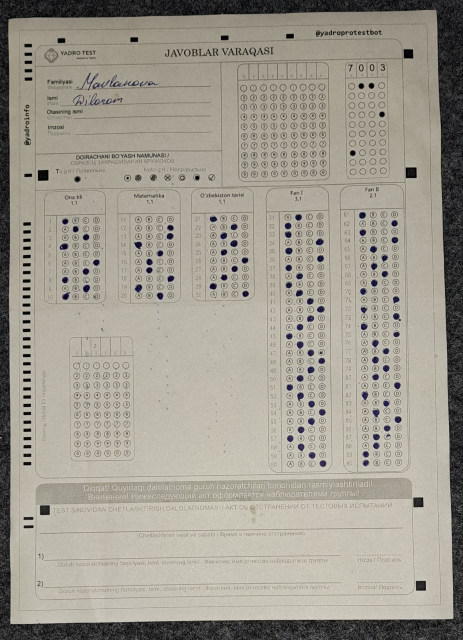
#> input picture 3.jpg, 926 x 1280 px (shown at 1/2 size)
$ python find_corners_wrap_perspective.py
#> lines starting #> are read from the running program, lines starting #| are printed output that depends on the picture; after the words box and inside, x2 and y2 are one past the last pixel; in counts of white or black regions, pixels touching at a corner belong together
import cv2
import numpy as np
from matplotlib import pyplot as plt
import matplotlib.image as mpimg
from google.colab.patches import cv2_imshow
import imutils


img = cv2.imread("3.jpg")
#> img is the input picture: shape (1280, 926, 3); mean B, G, R 143.9, 154.8, 159.5
# Resize img width=Number, height=auto
img = imutils.resize(img, width=720)
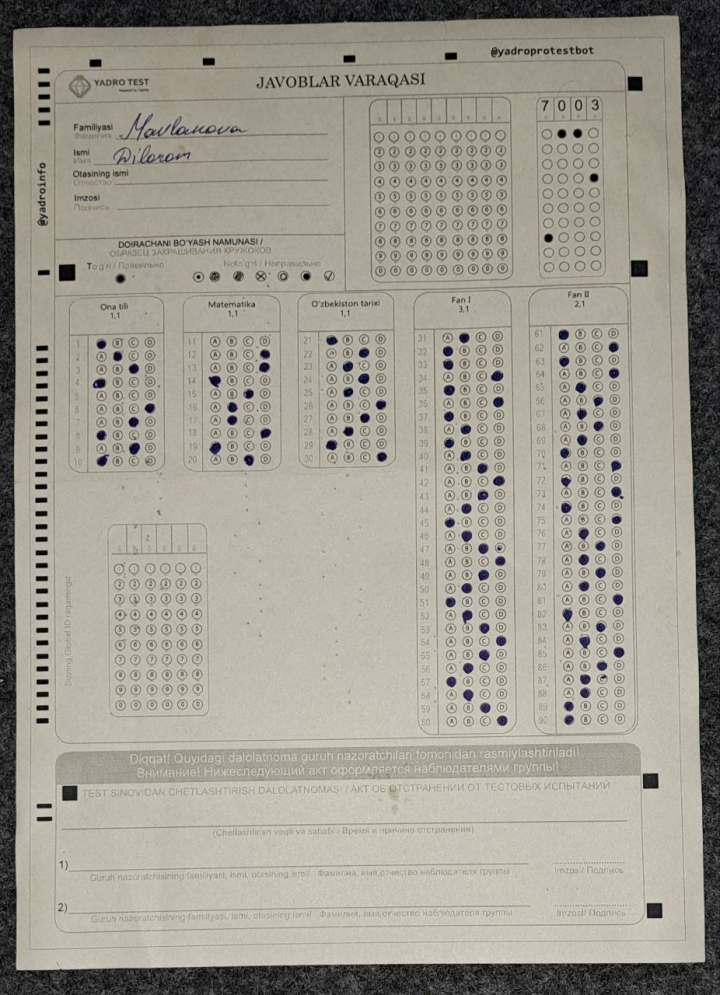
#> img: shape (995, 720, 3); mean B, G, R 143.9, 154.8, 159.5
original = img.copy()

gray = cv2.cvtColor(img, cv2.COLOR_BGR2GRAY)
thresh = cv2.threshold(gray, 0, 255, cv2.THRESH_BINARY + cv2.THRESH_OTSU)[1]
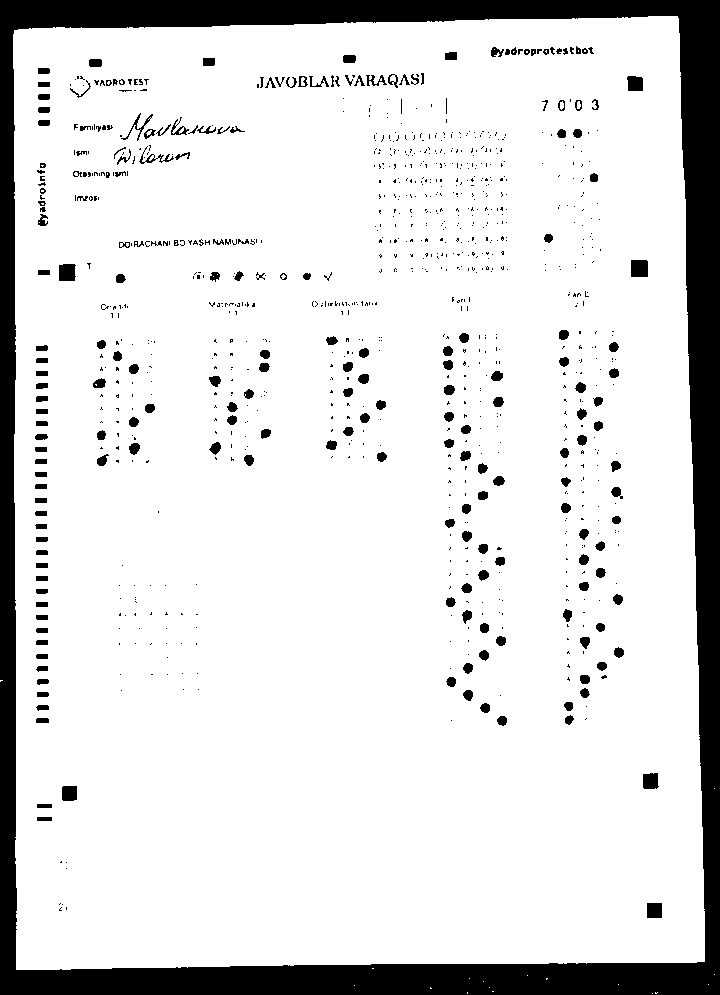
#> thresh: shape (995, 720); 86.8% white; 987 black regions (774 under 20 px)

ROI_number = 0
cnts = cv2.findContours(thresh, cv2.RETR_EXTERNAL, cv2.CHAIN_APPROX_SIMPLE)
#> cnts = 18 contours, 17 with area under 20; largest, box (x1, y1, x2, y2) and area: (13, 16, 705, 970) 637166
cnts = cnts[0] if len(cnts) == 2 else cnts[1]

def getBiggestArea(cnts):
  maxArea = 0
  biggest = []
  for i in cnts :
      area = cv2.contourArea(i)
      if area > 1000 :
          peri = cv2.arcLength(i, True)
          edges = cv2.approxPolyDP(i, 0.1*peri, True)
          if area > maxArea and len(edges) == 4 :
              biggest = edges
              maxArea = area
#> this loop made 18 passes
#> (area, peri, biggest, maxArea) on pass 18: (637165.5, 3305, [[677, 16], [14, 30], [16, 969], [704, 961]], 637165.5)
#> after the loop, maxArea = 637165.5
  return biggest
biggest = getBiggestArea(cnts)
#> biggest = [[677, 16], [14, 30], [16, 969], [704, 961]]
if len(biggest) != 0 :
    CornerFrame = cv2.drawContours(img, biggest, -1, (0, 255, 0), 25)
    cv2_imshow(CornerFrame)

def fillWithColor(cnts, img):
  for cnt in cnts:
      approx = cv2.approxPolyDP(cnt,0.01*cv2.arcLength(cnt,True),True)
      print(len(approx))
      if len(approx)==5:
          print("Blue = pentagon")
          cv2.drawContours(img,[cnt],0,255,-1)
      # elif len(approx)==3:
      #     print("Green = triangle")
      #     cv2.drawContours(img,[cnt],0,(0,255,0),-1)
      elif len(approx)==4:
          print("Red = square")
          cv2.drawContours(img,[cnt],0,(0,0,255),-1)
#> this loop made 18 passes
#> approx on passes 1, 3, 4, 5, 6, 7, 8, 9, 10, 12, 13, 14: [[652, 993]], [[467, 992], [467, 993]], [[492, 991], [493, 991]], [[489, 987]], [[430, 987], [430, 988], [431, 988]], [[354, 985]], [[708, 984]], [[618, 984]], [[483, 981]], [[469, 978]], [[527, 975]], [[714, 974]]
#> (cnt, approx) on passes 11, 17: ([[546, 978], [546, 979], [547, 978]], [[547, 978], [546, 978], [546, 979]]), ([[0, 680], [0, 681], [1, 680], [2, 680]], [[0, 681], [1, 680], [2, 680], [0, 680]])
#| 1
#| 5
#| Blue = pentagon
#| 2
#| 2
#| 1
#| 3
#| 1
#| 1
#> (further printed lines are left out)
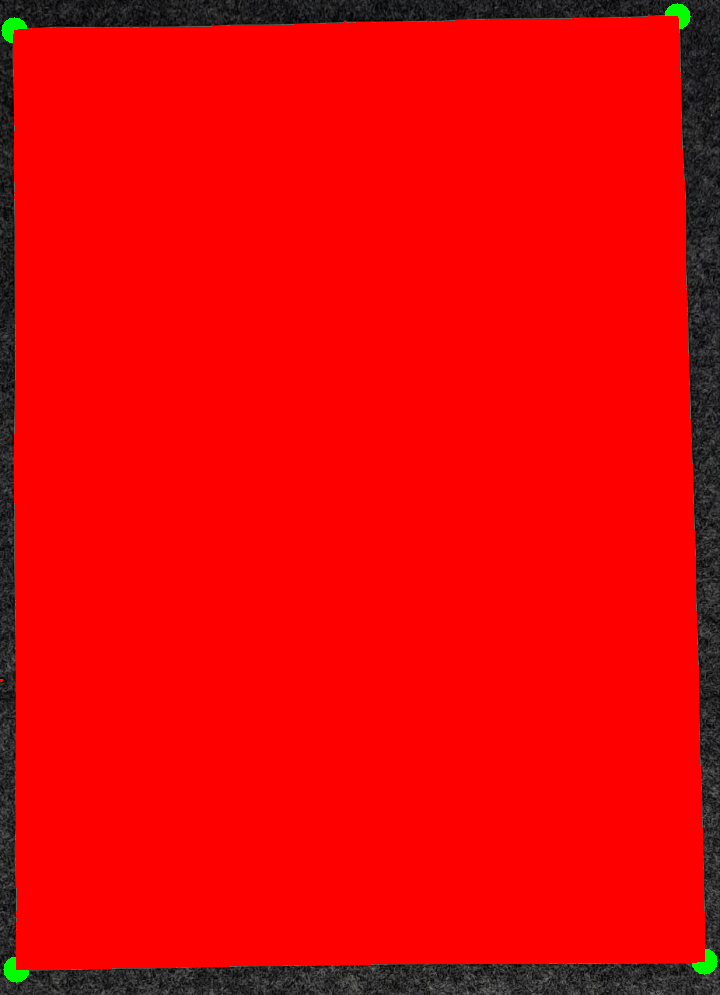
#> img: shape (995, 720, 3); mean B, G, R 4.2, 4.7, 231.6
      # [9 lines of commented-out code are left out]
fillWithColor(cnts, img)
cv2_imshow(img)
cv2_imshow(thresh)

def wrapDocument(biggest, original):
  points = biggest.reshape(4, 2)
#> points = [[677, 16], [14, 30], [16, 969], [704, 961]]
  input_points = np.zeros((4, 2), dtype="float32")

  points_sum = points.sum(axis = 1)
#> points_sum = [693, 44, 985, 1665]
  input_points[0] = points[np.argmin(points_sum)]
  input_points[3] = points[np.argmax(points_sum)]

  points_diff = np.diff(points, axis=1)
#> points_diff = [-661, 16, 953, 257]
  input_points[1] = points[np.argmin(points_diff)]
  input_points[2] = points[np.argmax(points_diff)]

  (top_left, top_right, bottom_right, bottom_left) = input_points
  bottom_width = np.sqrt(((bottom_right[0] - bottom_left[0]) ** 2) + ((bottom_right[1] - bottom_left[1]) ** 2))
  top_width = np.sqrt(((top_right[0] - top_left[0]) ** 2) + ((top_right[1] - top_left[1]) ** 2))
  right_height = np.sqrt(((top_right[0] - bottom_right[0]) ** 2) + ((top_right[1] - bottom_right[1]) ** 2))
  left_height = np.sqrt(((top_left[0] - bottom_left[0]) ** 2) + ((top_left[1] - bottom_left[1]) ** 2))

  #Output image size
  max_width = max(int(bottom_width), int(top_width))
  # max_height = max(int(right_height), int(left_height))
  max_height = int(max_width * 1.414) # for A4

  #Desired points values in the output image
  converted_points = np.float32([[0,0], [max_width, 0], [0, max_height], [max_width, max_height]])

  # Perspective transformation
  matrix = cv2.getPerspectiveTransform(input_points, converted_points)
#> matrix = [[1.05, -0.00223, -14.58], [0.0227, 1.08, -32.58], [1.1e-05, 3.99e-05, 1]]
  return cv2.warpPerspective(original, matrix, (max_width, max_height))
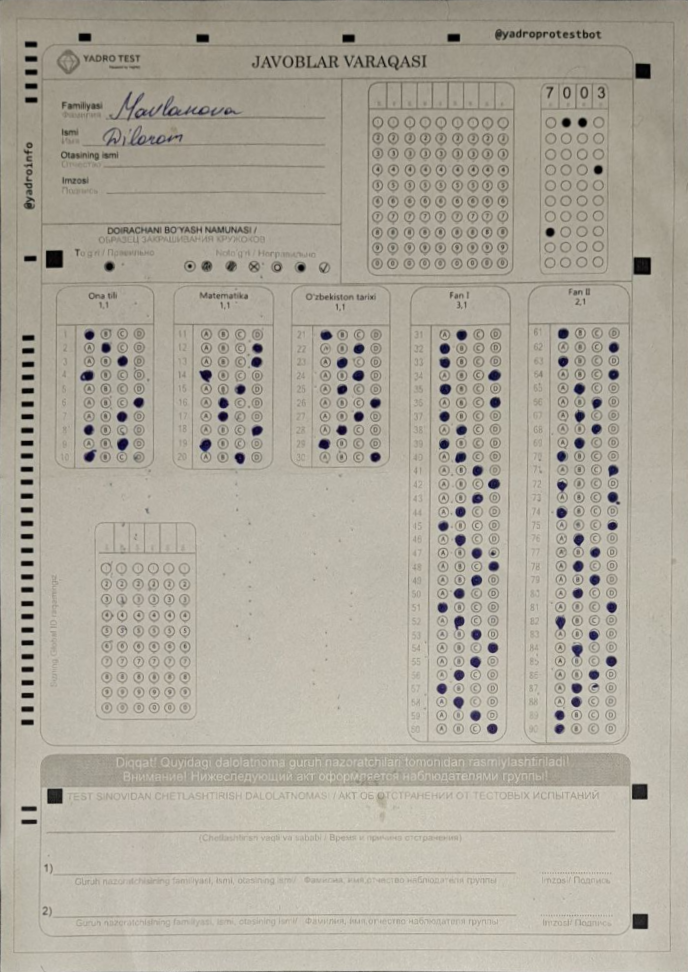
#> returned value: shape (972, 688, 3); mean of channels 0, 1, 2 156.1, 168.3, 173.6; drawn as B, G, R
img_wrapped = wrapDocument(biggest, original)
cv2_imshow(img_wrapped)

$ run again, with 4.jpg copied over 3.jpg
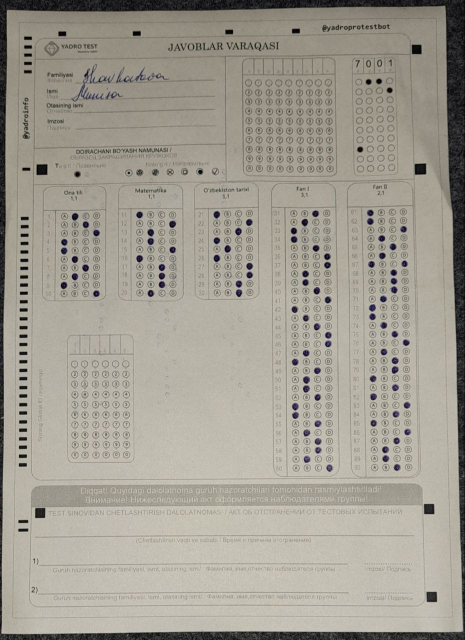
#> input picture 4.jpg, 929 x 1280 px (shown at 1/2 size)
#> img is the input picture: shape (1280, 929, 3); mean B, G, R 146, 157, 161.5
#> `thresh = cv2.threshold(gray, 0, 255, cv2.THRESH_BINARY + cv2.THRESH_OT..`:
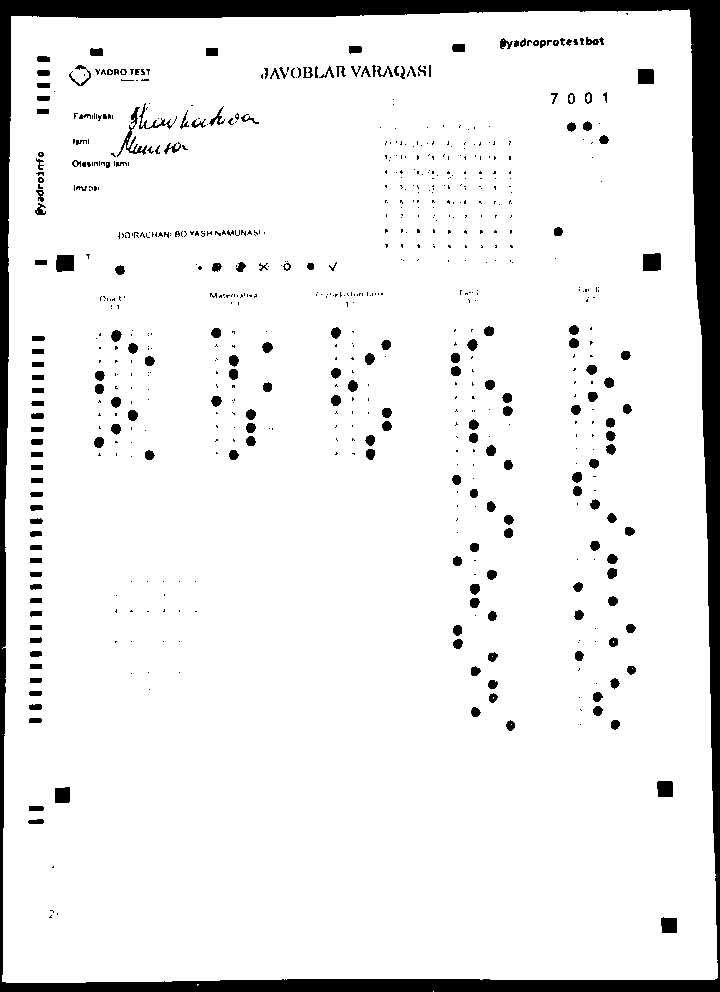
#> thresh: shape (992, 720); 92% white; 697 black regions (483 under 20 px)
#> cnts = 3 contours, 2 with area under 20; largest, box (x1, y1, x2, y2) and area: (2, 9, 718, 983) 672014
#> the loop in getBiggestArea, `for i in cnts :` made 3 passes
#> (area, peri, biggest, maxArea) on pass 3: (672014, 3385.5, [[688, 9], [11, 16], [2, 981], [717, 977]], 672014)
#> after the loop in getBiggestArea, `for i in cnts :`: maxArea = 672014
#> `biggest = getBiggestArea(cnts)`: biggest = [[688, 9], [11, 16], [2, 981], [717, 977]]
#> the loop in fillWithColor, `for cnt in cnts:` made 3 passes
#> approx on passes 1, 3: [[433, 991]], [[688, 9], [11, 16], [2, 981], [717, 977]]
#> (printed output is left out)
#> points_sum = [697, 27, 983, 1694]
#> points_diff = [-679, 5, 979, 260]
#> matrix = [[1.06, 0.00989, -11.83], [0.0115, 1.11, -17.85], [5.52e-06, 5.81e-05, 1]]
#> in wrapDocument, `return cv2.warpPerspective(original, matrix, (max_width, max_height))`:
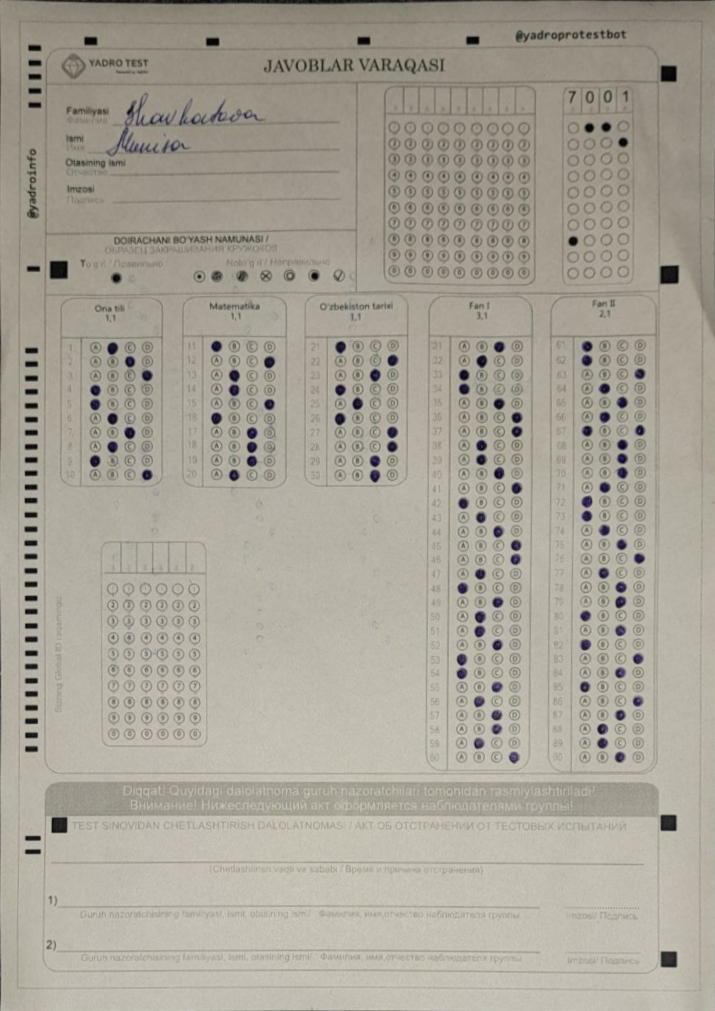
#> returned value: shape (1011, 715, 3); mean of channels 0, 1, 2 151.5, 163.1, 167.9; drawn as B, G, R

$ run again, with 5.jpg copied over 3.jpg
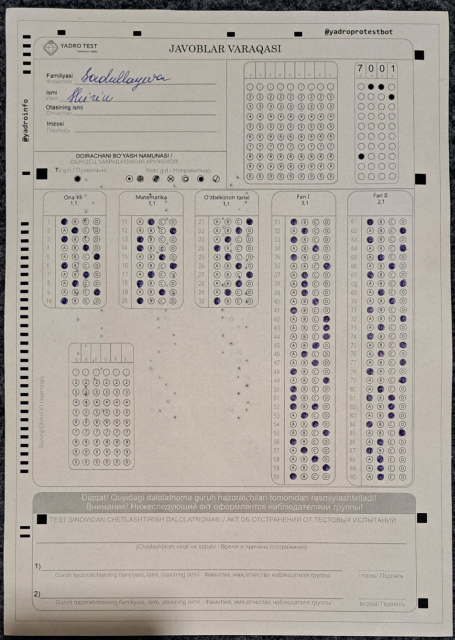
#> input picture 5.jpg, 909 x 1280 px (shown at 1/2 size)
#> img is the input picture: shape (1280, 909, 3); mean B, G, R 158.5, 166.8, 173.9
#> `thresh = cv2.threshold(gray, 0, 255, cv2.THRESH_BINARY + cv2.THRESH_OT..`:
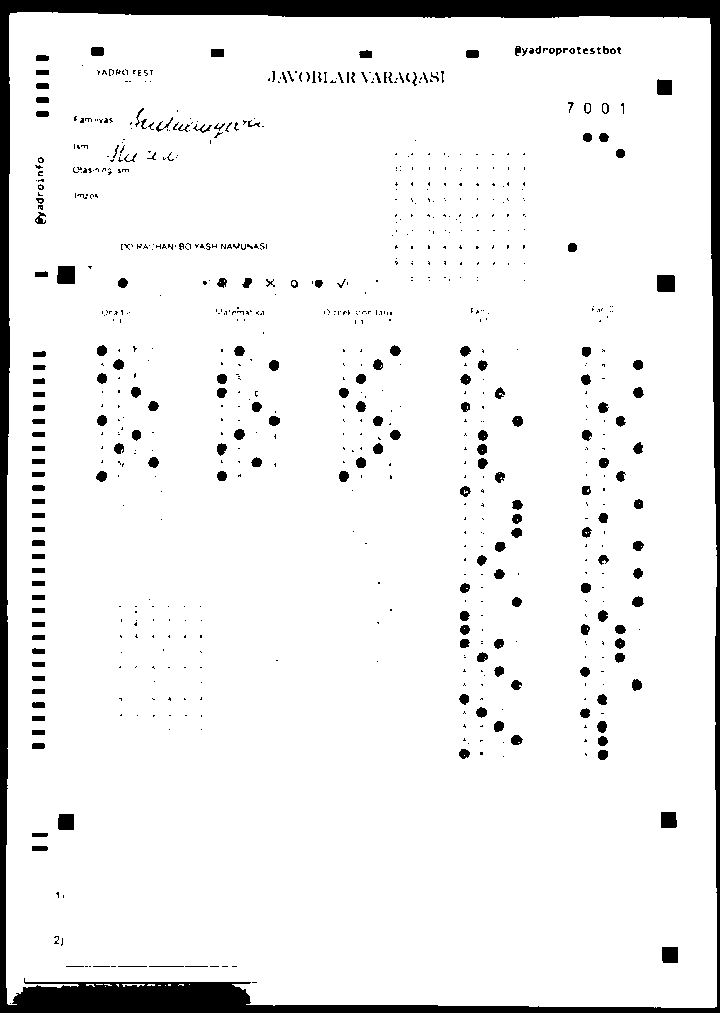
#> thresh: shape (1013, 720); 92.9% white; 767 black regions (567 under 20 px)
#> cnts = 13 contours, 12 with area under 20; largest, box (x1, y1, x2, y2) and area: (6, 12, 717, 1008) 691971
#> the loop in getBiggestArea, `for i in cnts :` made 13 passes
#> (area, peri, biggest, maxArea) on pass 13: (691971, 3644.1, [[10, 13], [7, 1003], [716, 1006], [709, 18]], 691971)
#> after the loop in getBiggestArea, `for i in cnts :`: maxArea = 691971
#> `biggest = getBiggestArea(cnts)`: biggest = [[10, 13], [7, 1003], [716, 1006], [709, 18]]
#> the loop in fillWithColor, `for cnt in cnts:` made 13 passes
#> approx on passes 1, 2, 3, 4, 6, 9, 11, 13: [[105, 986]], [[165, 985]], [[158, 985], [160, 985]], [[189, 984]], [[168, 984], [168, 985], [170, 985], [170, 984]], [[116, 984], [118, 986], [118, 984]], [[96, 984], [102, 984]], [[10, 13], [7, 1003], [716, 1006], [709, 18]]
#> (printed output is left out)
#> points_sum = [23, 1010, 1722, 727]
#> points_diff = [3, 996, 290, -691]
#> matrix = [[1.01, 0.00307, -10.16], [-0.00734, 1.03, -13.27], [-3.06e-06, 1.45e-05, 1]]
#> in wrapDocument, `return cv2.warpPerspective(original, matrix, (max_width, max_height))`:
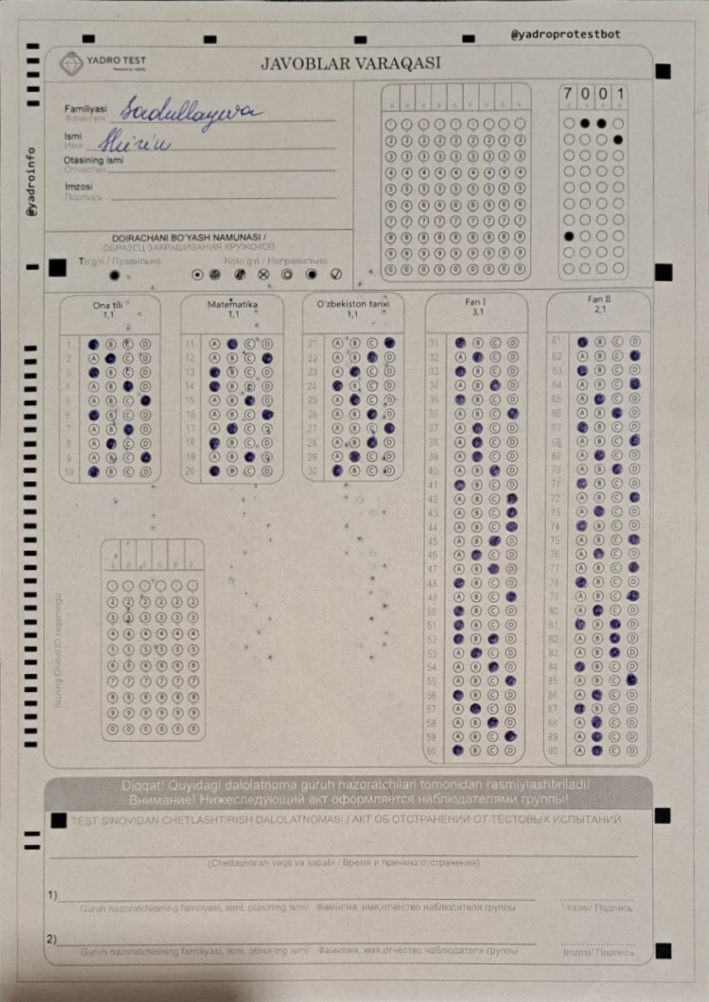
#> returned value: shape (1002, 709, 3); mean of channels 0, 1, 2 163.8, 172.6, 180.1; drawn as B, G, R
